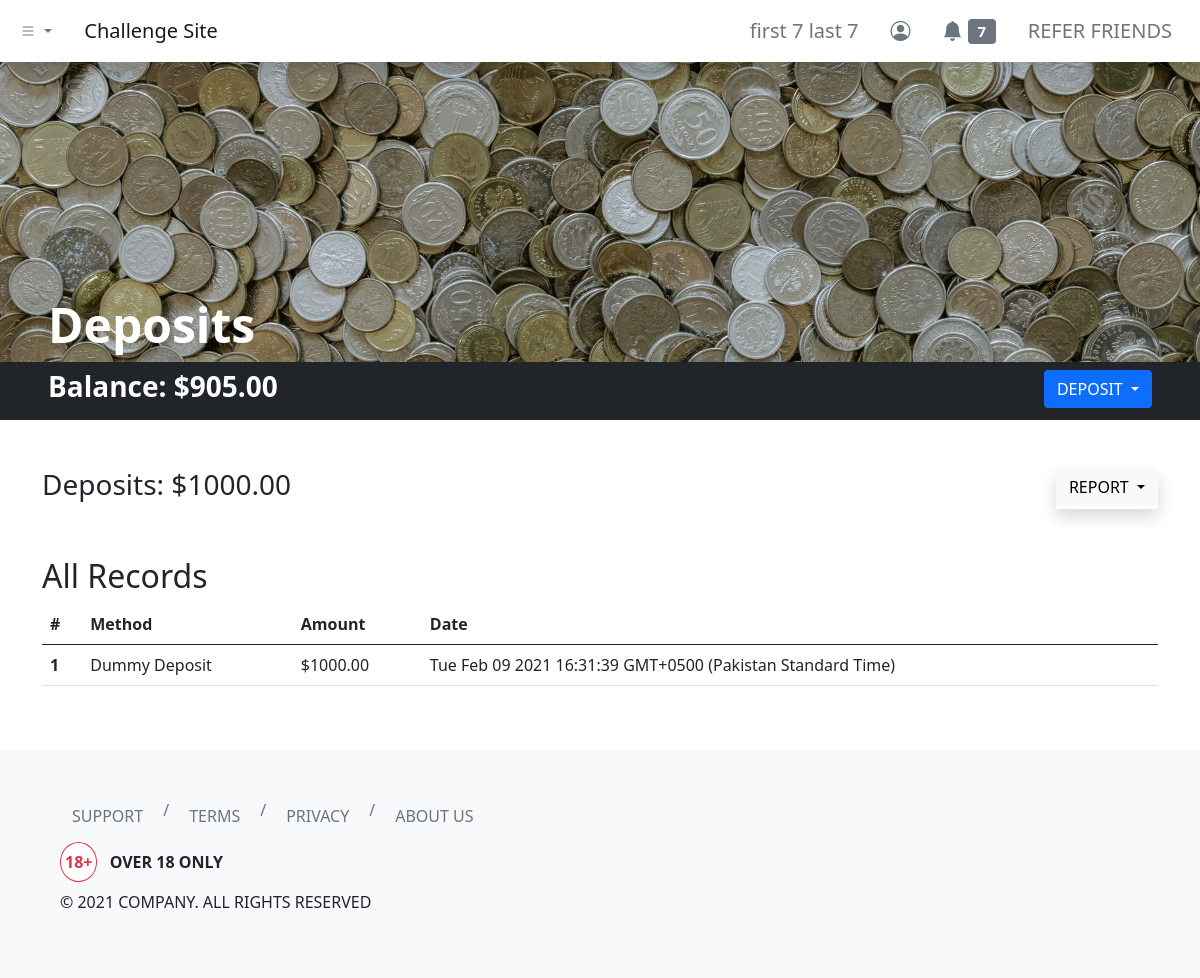
The app's page /dashboard/deposits/index.php (signed in) with its own data.
### tables this page shows
CREATE TABLE `users` (
  `id` int(11) NOT NULL,
  `username` varchar(255) NOT NULL,
  `first_name` varchar(255) NOT NULL,
  `last_name` varchar(255) NOT NULL,
  `email` varchar(255) NOT NULL,
  `user_password` varchar(255) NOT NULL,
  `balance` decimal(65,30) UNSIGNED NOT NULL DEFAULT 0.000000000000000000000000000000,
  `skill_points` int(11) NOT NULL
);

CREATE TABLE `deposit_log` (
  `deposit_id` int(11) NOT NULL,
  `deposit_by` int(11) NOT NULL,
  `method` varchar(255) NOT NULL,
  `amount` decimal(65,30) UNSIGNED NOT NULL,
  `client_date` varchar(255) NOT NULL,
  `server_timestamp` timestamp NOT NULL DEFAULT current_timestamp()
);

### dashboard/deposits/index.php (the view, shortened to what this page needs)
<?php
include '../../header.php';
?>
<link rel="stylesheet" href="./index.css">
<div class="hero bg-dark d-flex align-items-end px-5">
    <h1 class="text-white display-5 fw-bold">Deposits</h1>
</div>
<div class="container-fluid bg-dark py-2 px-5">
    <div class="row">
        <div class="col d-flex justify-content-between">
            <h3 class="text-white fw-bold">Balance:
                <?php
                include_once '../../php-apis/db-config.php';
                $user_id = $_SESSION['id'];
                $sql3 = "SELECT * FROM users WHERE id=$user_id";
                $result3 = mysqli_query($conn, $sql3);
                if (mysqli_num_rows($result3) > 0) {
                    while ($row3 = mysqli_fetch_assoc($result3)) {
                        echo '$' . number_format($row3['balance'], 2, '.', '');
                    }
                } else {
                    header("Location: ../../php-apis/logout.php");
                    die();
                }
                ?>
            </h3>
            <div class="dropdown">
                <button class="btn btn-primary dropdown-toggle text-uppercase" type="button" data-bs-toggle="dropdown" aria-expanded="false">
                    Deposit
                </button>
            </div>
        </div>
    </div>
</div>
<div class="container my-5">
    <div class="row">
        <div class="col">
            <h3>Deposits:
                <?php
                $sql = "SELECT SUM(amount) AS depositSum FROM deposit_log WHERE deposit_by = $user_id";
                $result = mysqli_query($conn, $sql);
                if (mysqli_num_rows($result) > 0) {
                    while ($row = mysqli_fetch_assoc($result)) {
                        echo '$' . number_format($row['depositSum'], 2, '.', '');
                    }
                } else {
                    echo "$0.00";
                }
                ?>
            </h3>
        </div>
        <div class="col d-flex">
            <div class="dropdown shadow ms-auto">
                <button class="btn btn-light dropdown-toggle text-uppercase" type="button" data-bs-toggle="dropdown" aria-expanded="false">
                    Report
                </button>
            </div>
        </div>
    </div>
</div>
<div class="container my-5">
    <div class="row">
        <div class="col">
            <h2 class="text-capitalize"><?php echo (isset($_GET['report-filter']) && !empty($_GET['report-filter'])) ? (str_replace("-", " ", mysqli_real_escape_string($conn, clean_input($_GET['report-filter'])))) : ("All") ?> Records</h2>
            <table class="table">
                <thead>
                    <tr>
                        <th scope="col">#</th>
                        <th scope="col">Method</th>
                        <th scope="col">Amount</th>
                        <th scope="col">Date</th>
                    </tr>
                </thead>
                <tbody>
                    <?php
                    if (isset($_GET['report-filter']) && !empty($_GET['report-filter'])) {
                        $reportFilter = mysqli_real_escape_string($conn, clean_input($_GET["report-filter"]));
                        switch ($reportFilter) {
                            case "current-month":
                                $sql2 = "SELECT * FROM deposit_log WHERE MONTH(server_timestamp) = MONTH(CURRENT_DATE()) AND YEAR(server_timestamp) = YEAR(CURRENT_DATE()) AND deposit_by = $user_id ORDER BY server_timestamp DESC";
                                break;
                            case "previous-month":
                                $sql2 = "SELECT * FROM deposit_log WHERE YEAR(server_timestamp) = YEAR(CURRENT_DATE() - INTERVAL 1 MONTH) AND MONTH(server_timestamp) = MONTH(CURRENT_DATE() - INTERVAL 1 MONTH) AND deposit_by = $user_id ORDER BY server_timestamp DESC";
                                break;
                            case "current-year":
                                $sql2 = "SELECT * FROM deposit_log WHERE YEAR(server_timestamp) = YEAR(CURRENT_DATE()) AND deposit_by = $user_id ORDER BY server_timestamp DESC";
                                break;
                            case "all":
                                $sql2 = "SELECT * FROM deposit_log WHERE deposit_by = $user_id ORDER BY server_timestamp DESC";
                                break;
                            default:
                                $sql2 = "SELECT * FROM deposit_log WHERE deposit_by = $user_id ORDER BY server_timestamp DESC";
                        }
                    } else {
                        $sql2 = "SELECT * FROM deposit_log WHERE deposit_by = $user_id ORDER BY server_timestamp DESC";
                    }
                    $result2 = mysqli_query($conn, $sql2);
                    if (mysqli_num_rows($result2) > 0) {
                        $count = 1;
                        while ($row2 = mysqli_fetch_assoc($result2)) {
                    ?>
                            <tr>
                                <th scope="row"><?php echo $count; ?></th>
                                <td><?php echo $row2['method']; ?></td>
                                <td><?php echo '$' . number_format($row2['amount'], 2, '.', ''); ?></td>
                                <td><?php echo $row2['client_date']; ?></td>
                            </tr>
                        <?php
                            $count++;
                        }
                    } else {
                        ?>
                        <tr>
                            <td colspan="4" class="text-center text-danger">No Records Found!</td>
                        </tr>
                    <?php } ?>
                </tbody>
            </table>
        </div>
    </div>
</div>
<?php
include '../../footer.php';
?>

### header.php (shortened to what this page needs)
<?php
function urlPrefix()
{
    if (basename(getcwd()) === basename(__DIR__)) {
        return './';
    } elseif (basename(dirname(getcwd())) === basename(__DIR__)) {
        return '../';
    } elseif (basename(dirname(dirname(getcwd()))) === basename(__DIR__)) {
        return '../../';
    } elseif (basename(dirname(dirname(dirname(getcwd())))) === basename(__DIR__)) {
        return '../../../';
    } else {
        return './';
    }
}
?>
<!DOCTYPE html>
<html lang="en">
<head>
    <link href="https://cdn.jsdelivr.net/npm/bootstrap@5.0.0-beta2/dist/css/bootstrap.min.css" rel="stylesheet">
    <link rel="stylesheet" href="https://cdn.jsdelivr.net/npm/bootstrap-icons@1.3.0/font/bootstrap-icons.css">
</head>
<body>
    <nav class="navbar navbar-expand-sm navbar-light bg-white shadow">
        <div class="container-fluid">
            <ul class="navbar-nav me-4">
                <li class="nav-item dropdown">
                    <a class="nav-link dropdown-toggle" href="#" id="navbarDropdownMenuLink" role="button" data-bs-toggle="dropdown" aria-expanded="false">
                        <i class="bi bi-list"></i>
                    </a>
                </li>
            </ul>
            <a class="navbar-brand" href="<?php echo urlPrefix(); ?>">Challenge Site</a>
            <div class="collapse navbar-collapse" id="navbarNavDropdown">
                <ul class="navbar-nav ms-auto">
                    <?php if (isset($_SESSION['id'])) { ?>
                        <li class="nav-item">
                            <a class="btn btn-lg btn-outline-secondary border-0" aria-current="page" href="<?php echo urlPrefix() . 'dashboard/profile/'; ?>">
                                <?php
                                include_once urlPrefix() . 'php-apis/db-config.php';
                                $user_id = $_SESSION['id'];
                                $sql = "SELECT * FROM users WHERE id=$user_id";
                                $result = mysqli_query($conn, $sql);
                                if (mysqli_num_rows($result) > 0) {
                                    while ($row = mysqli_fetch_assoc($result)) {
                                        echo $row['first_name'] . ' ' . $row['last_name'];
                                    }
                                } else {
                                    header("Location: " . urlPrefix() . "php-apis/logout.php");
                                    die();
                                }
                                ?>
                            </a>
                        </li>
                        <li class="nav-item">
                            <a class="btn btn-lg btn-outline-secondary border-0" aria-current="page" href="<?php echo urlPrefix() . 'dashboard/profile/'; ?>"><i class="bi bi-person-circle"></i></a>
                        </li>
                        <li class="nav-item">
                            <a class="btn btn-lg btn-outline-secondary border-0" aria-current="page" href="<?php echo urlPrefix() . 'dashboard/notifications/'; ?>">
                                <i class="bi bi-bell-fill"></i>
                                <span class="badge bg-secondary">
                                    <?php
                                    $sql2 = "SELECT COUNT(*) AS unread_notifs FROM notifications WHERE notif_for = $user_id AND notif_status = 'unread'";
                                    $result2 = mysqli_query($conn, $sql2);
                                    if (mysqli_num_rows($result2) > 0) {
                                        while ($row2 = mysqli_fetch_assoc($result2)) {
                                            echo $row2['unread_notifs'];
                                        }
                                    } else {
                                        echo "0";
                                    }
                                    ?>
                                </span>
                            </a>
                        </li>
                        <li class="nav-item">
                            <a class="btn btn-lg btn-outline-secondary border-0" aria-current="page" href="<?php echo urlPrefix() . 'dashboard/refer/'; ?>">REFER FRIENDS</a>
                        </li>
                    <?php } else { ?>
                        <li class="nav-item">
                            <a class="btn btn-lg btn-outline-secondary border-0" aria-current="page" href="<?php echo urlPrefix() . 'login/'; ?>">ENTER</a>
                        </li>
                    <?php } ?>
                </ul>
            </div>
        </div>
    </nav>

### dashboard/deposits/index.css (style rules this page uses)
.hero { background-image: url('../../images/pawel-czerwinski-PtHP1wFSSYI-unsplash.jpg'); background-position: center; background-repeat: no-repeat; background-size: cover; min-height: 300px; }

### records on screen
users: first_name "first 7", last_name "last 7", balance "905.00"
deposit_log: method "Dummy Deposit", amount "1000.00", client_date "Tue Feb 09 2021 16:31:39 GMT+0500 (Pakistan Standard Time)"

### other values on screen
$row2['unread_notifs'] "7"
$row['depositSum'] "1000.00"
